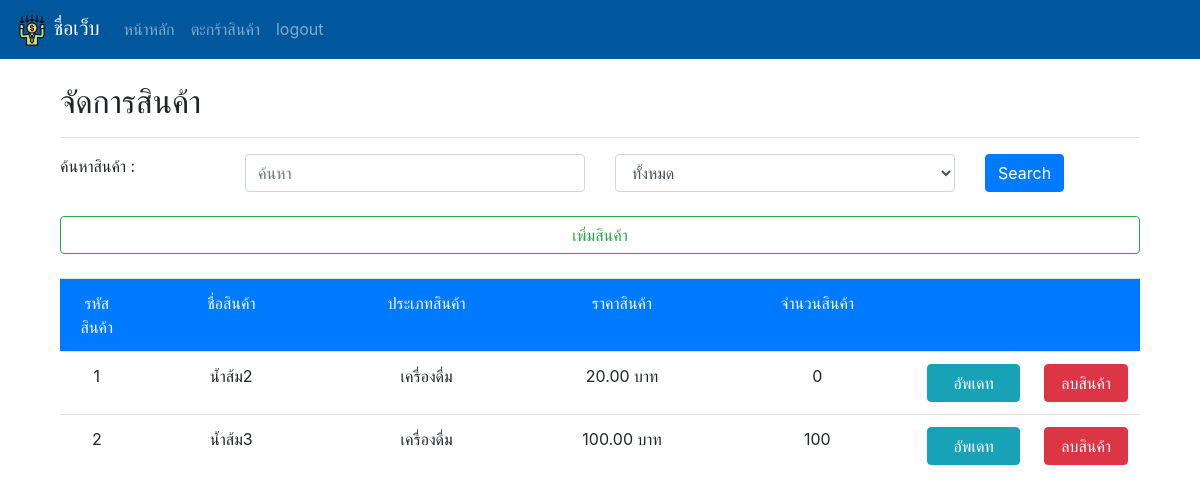
Before: /manage/manage/ with the older database file.
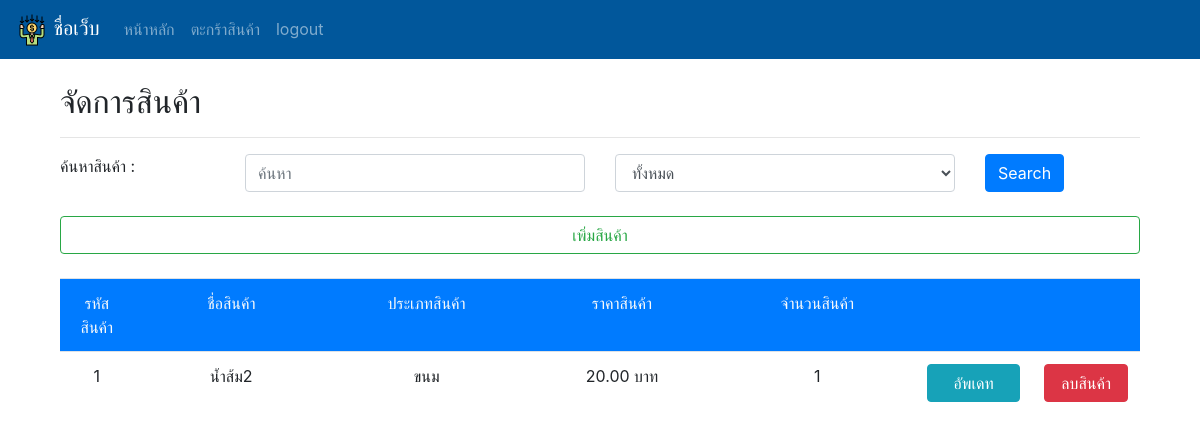
After: the same page with the newer database file.
### main/models.py (models this page shows, shortened)
class Product(models.Model):
    type = models.ForeignKey(Type, on_delete=models.PROTECT,null=True)
    name = models.CharField(max_length=255)
    price = models.FloatField()
    stock = models.IntegerField()
    picture = models.ImageField(upload_to='product_pic',null=True,blank=True)

class Type(models.Model):
    type_name = models.CharField(max_length=255)

### manage/views.py (the view)
# urls.py: path('manage/', views.manage, name='manage'),
def manage(request):
    product = Product.objects.all()
    context = {
        'product' : product
    }
    return render(request, 'manage/manage.html', context=context)

### manage/templates/manage/manage.html (shortened to what this page needs)
{% extends 'basesell.html' %}
{% block content %}
<body>
  <div class="container">
    <h2>จัดการสินค้า</h2>
    <hr>
    <form method="GET" action="{% url 'manage' %}">
      <div class="row">
        <div class="col-sm-2">
          <label>ค้นหาสินค้า :</label>
        </div>
        <div class="col-sm-4">
          <input type="text" name="search" value="{{search}}" placeholder="ค้นหา" class="form-control col">
        </div>
        <div class="col-sm-4">
          <select name="sel" id="" class="form-control col">
            <option value="0">ทั้งหมด</option>
          </select>
        </div>
        <div class="col">
          <input type="submit" value="Search" class="btn btn-primary">
        </div>
      </div><br>
      <div class="row">
        <div class="col">
          <a href="{% url 'addpd'%}">
            <div class="btn btn-outline-success col">เพิ่มสินค้า</div>
          </a>
        </div>
      </div><br>
    </form>
    <div class="scr">
      <table class="table table-bordered-primary text-center">
        <thead class="bg-primary text-light">
          <tr>
            <td>รหัสสินค้า</td>
            <td>ชื่อสินค้า</td>
            <td>ประเภทสินค้า</td>
            <td>ราคาสินค้า</td>
            <td>จำนวนสินค้า</td>
            <td></td>
            <td></td>
          </tr>
        </thead>
        <tbody>
        {% for p in product %}
          <tr>
            <td width='10'>{{ p.id }}</td>
            <td width='150'>{{ p.name }}</td>
            <td width='150'>{{ p.type.type_name }}</td>
            <td width='150'>{{ p.price|stringformat:".2f" }} บาท</td>
            <td width='150'>{{ p.stock }}</td>
            <td width='20'>
              <a href="{% url 'pup' product_id=p.id %}">
                <div class="btn btn-info col">อัพเดท</div>
              </a>
            </td>
            <td width='20'>
              <a href="{% url 'del_product' product_id=p.id %}">
                <div class="btn btn-danger col">ลบสินค้า</div>
              </a>
            </td>
          </tr>
          {% endfor %}
        </tbody>
      </table>
    </div>
  </div>
</body>
{% endblock %}

### templates/basesell.html (shortened to what this page needs)
<!DOCTYPE html>
{% load static %}
<html lang="en">
<head>
    <link rel="stylesheet" type="text/css" href="{% static 'css/bootstrap.css'%}">
</head>
<body>
    <nav class="navbar navbar-expand-lg navbar-dark sticky-top" style="background-color: #01579B;">
        <a class="navbar-brand" href="#"><img src="{% static 'payment-terminal.png'%}"> ชื่อเว็บ</a>
         <div class="collapse navbar-collapse" id="navbarText">
            <ul class="navbar-nav mr-auto">
            <li class="nav-item">
                <a class="nav-link" href="{% url 'index' %}">หน้าหลัก</a>
            </li>
            <li class="nav-item">
                <a class="nav-link" href="{% url 'basket' %}">ตะกร้าสินค้า</a>
            </li>
                <li class="nav-item">
                    <a class="nav-link" href="{% url 'logout' %}">logout</a>
                </li>
            </ul>
        </div>
    </nav>
    <br>
    <div class="container">
        {% block content %}
        {% endblock %}
    </div>
</body>
</html>

### manage/templates/manage/manage.html (style rules this page uses)
.scr { height: 60vh; overflow: scroll; overflow-x: hidden; }

Changed rows visible on the page:
removed Product: id "2", name "น้ำส้ม3", type.type_name "เครื่องดื่ม", price "100.00", stock "100"
changed Product "น้ำส้ม2": type.type_name "เครื่องดื่ม" → "ขนม"; stock "0" → "1"
